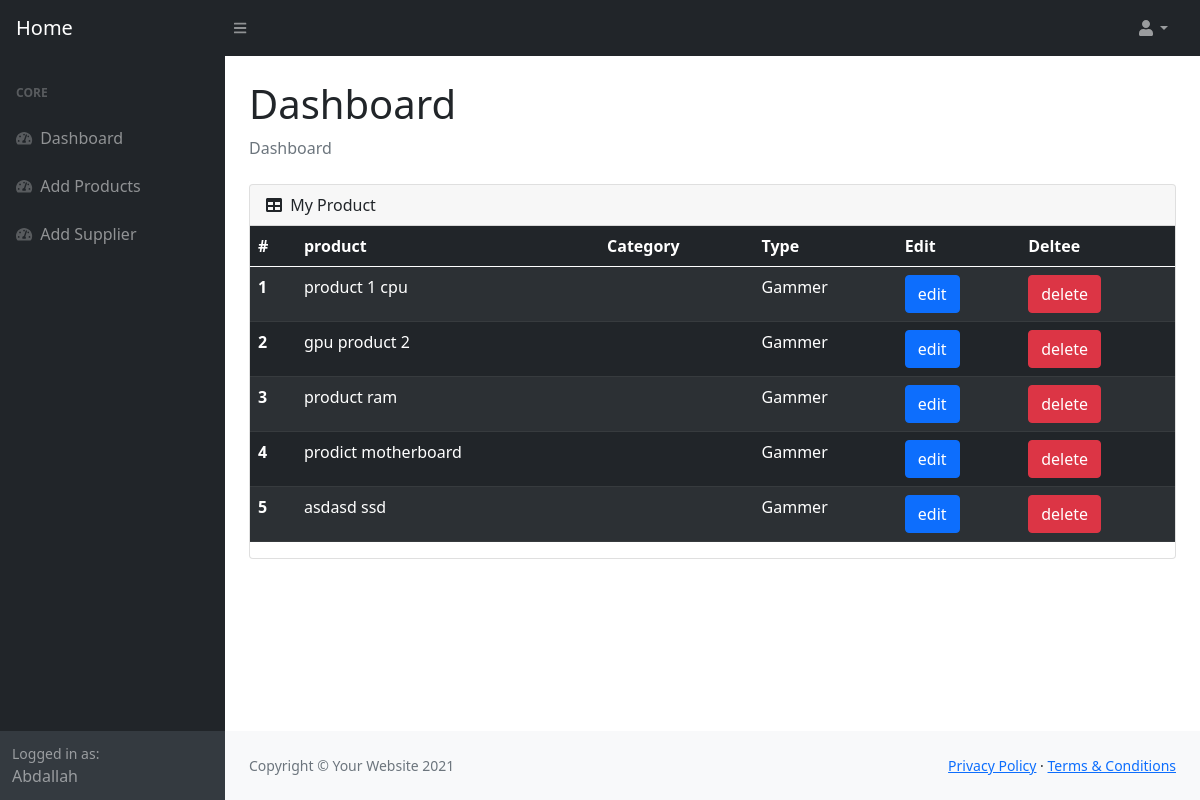
Before: /dashboard/ (signed in) with the older database file.
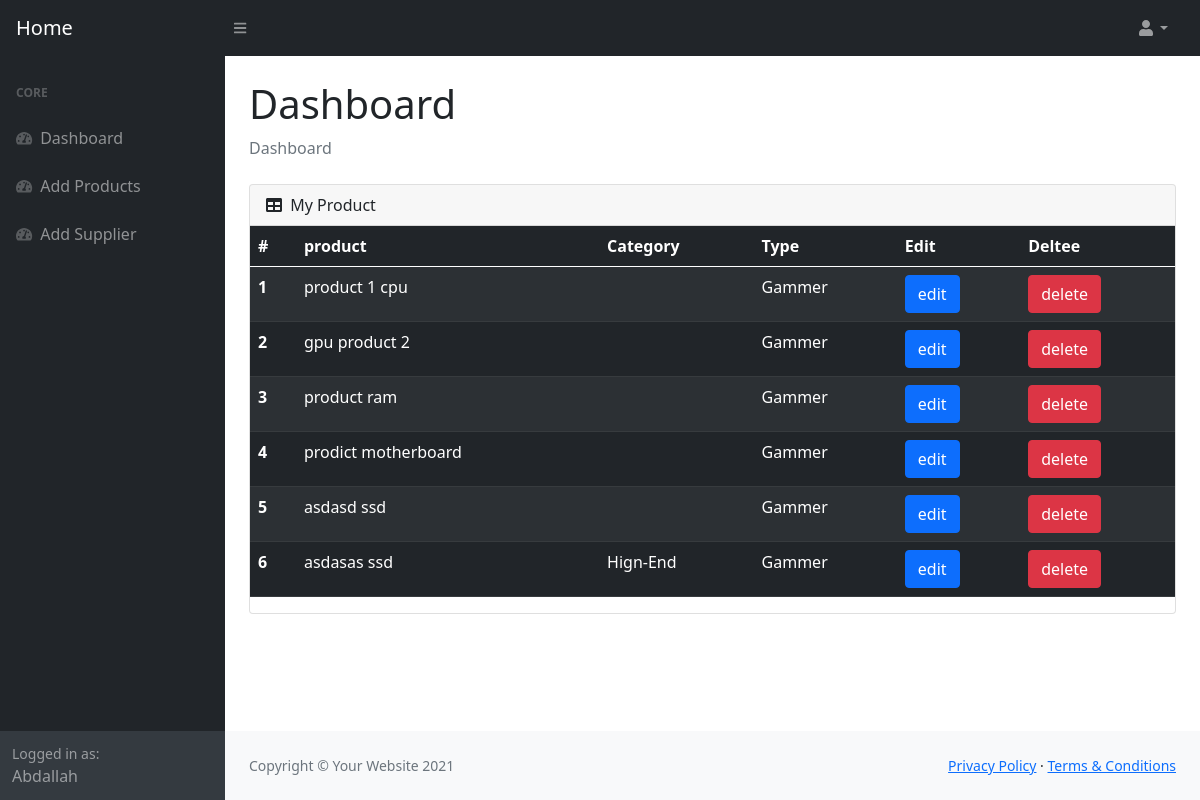
After: the same page with the newer database file.
### Tech_Parts/models.py (models this page shows, shortened)
class Product(models.Model):
    name=models.CharField(max_length=100)
    image=models.ImageField(blank=True,null=True)
    price=models.PositiveIntegerField(default=0)
    category=models.ForeignKey(Category,null=True,blank=True,on_delete=models.SET_NULL)
    processor=models.ForeignKey(Processor,null=True,blank=True,on_delete=models.SET_NULL)
    type=models.ForeignKey(Type,default=6,null=True,on_delete=models.SET_NULL)
    details=HTMLField()
    code=models.CharField(max_length=100,blank=True)
    slug=models.SlugField(blank=True,max_length=100,unique=True)

class Type(models.Model):
    name=models.CharField(max_length=50)
    li=models.CharField(max_length=100)

class Category(models.Model):
    name=models.CharField(max_length=50)

### Tech_Parts/views.py (the view)
# urls.py: path("dashboard/",views.dashboard,name="dashboard"),
@login_required
def dashboard(request):
    products=Product.objects.all().order_by("category")
    if request.user.is_superuser:
        print("hi")
    else:
        messages.error(request,"you dont have permission to add products")
        return redirect(reverse("home:home"))
    context={"products":products}
    return render(request,"dashboard/index.html",context)

### templates/dashboard/index.html (shortened to what the changed rows need)
{% load static %}
<!DOCTYPE html>
<html lang="en">
    <head>
        <link href="https://cdn.jsdelivr.net/npm/simple-datatables@latest/dist/style.css" rel="stylesheet" />
        <link href="{% static 'dashboard/css/styles.css'  %}" rel="stylesheet" />
    </head>
    <body class="sb-nav-fixed">
        <div id="layoutSidenav">
            <div id="layoutSidenav_content">
                <main>
                    <div class="container-fluid px-4">
                        <h1 class="mt-4">Dashboard</h1>
                        <div class="card mb-4">
                            <table class="table table-striped table-dark">
                                <thead>
                                  <tr>
                                    <th scope="col">#</th>
                                    <th scope="col">product</th>
                                    <th scope="col">Category</th>
                                    <th scope="col">Type</th>
                                    <th scope="col">Edit</th>
                                    <th scope="col">Deltee</th>
                                  </tr>
                                </thead>
                                <tbody>
                                    {% for i in products %}
                                  <tr>
                                    <th scope="row">{{forloop.counter}}</th>
                                    <td>{{i.name}}</td>
                                    <td>{{i.category.name}}</td>
                                    <td>{{i.type.name}}</td>
                                    <td> <a href="{% url 'home:edit' slug=i.slug %}" type="button" class="btn btn-primary">
                                       edit
                                       </a></td>
                                    <td>
                                        <button type="button" class="btn btn-danger" data-bs-toggle="modal" data-bs-target="#exampleModal-{{i.id}}">
                                         delete
                                        </button>
                                        </td>
                                  </tr>
                                  {% endfor %}
                                </tbody>
                              </table>
                        </div>
                    </div>
                </main>
            </div>
        </div>
    </body>
</html>

Changed rows visible on the page:
added Product: name "asdasas ssd", category.name "Hign-End", type.name "Gammer"
